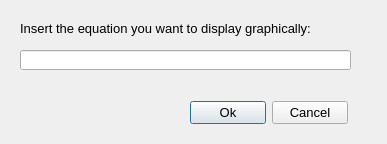
<?xml version="1.0" encoding="UTF-8"?>
<ui version="4.0">
 <class>InsertEquation</class>
 <widget class="QDialog" name="InsertEquation">
  <property name="geometry">
   <rect>
    <x>0</x>
    <y>0</y>
    <width>387</width>
    <height>144</height>
   </rect>
  </property>
  <property name="windowTitle">
   <string>Dialog</string>
  </property>
  <widget class="QLabel" name="label">
   <property name="geometry">
    <rect>
     <x>20</x>
     <y>20</y>
     <width>331</width>
     <height>16</height>
    </rect>
   </property>
   <property name="font">
    <font>
     <pointsize>10</pointsize>
    </font>
   </property>
   <property name="text">
    <string>Insert the equation you want to display graphically:</string>
   </property>
  </widget>
  <widget class="QLineEdit" name="lineEdit">
   <property name="geometry">
    <rect>
     <x>20</x>
     <y>50</y>
     <width>331</width>
     <height>20</height>
    </rect>
   </property>
  </widget>
  <widget class="QWidget" name="">
   <property name="geometry">
    <rect>
     <x>190</x>
     <y>100</y>
     <width>158</width>
     <height>26</height>
    </rect>
   </property>
   <layout class="QHBoxLayout" name="horizontalLayout">
    <item>
     <widget class="QPushButton" name="pushButton">
      <property name="font">
       <font>
        <pointsize>10</pointsize>
       </font>
      </property>
      <property name="text">
       <string>Ok</string>
      </property>
     </widget>
    </item>
    <item>
     <widget class="QPushButton" name="pushButton_2">
      <property name="font">
       <font>
        <pointsize>10</pointsize>
       </font>
      </property>
      <property name="text">
       <string>Cancel</string>
      </property>
     </widget>
    </item>
   </layout>
  </widget>
 </widget>
 <resources/>
 <connections/>
</ui>
